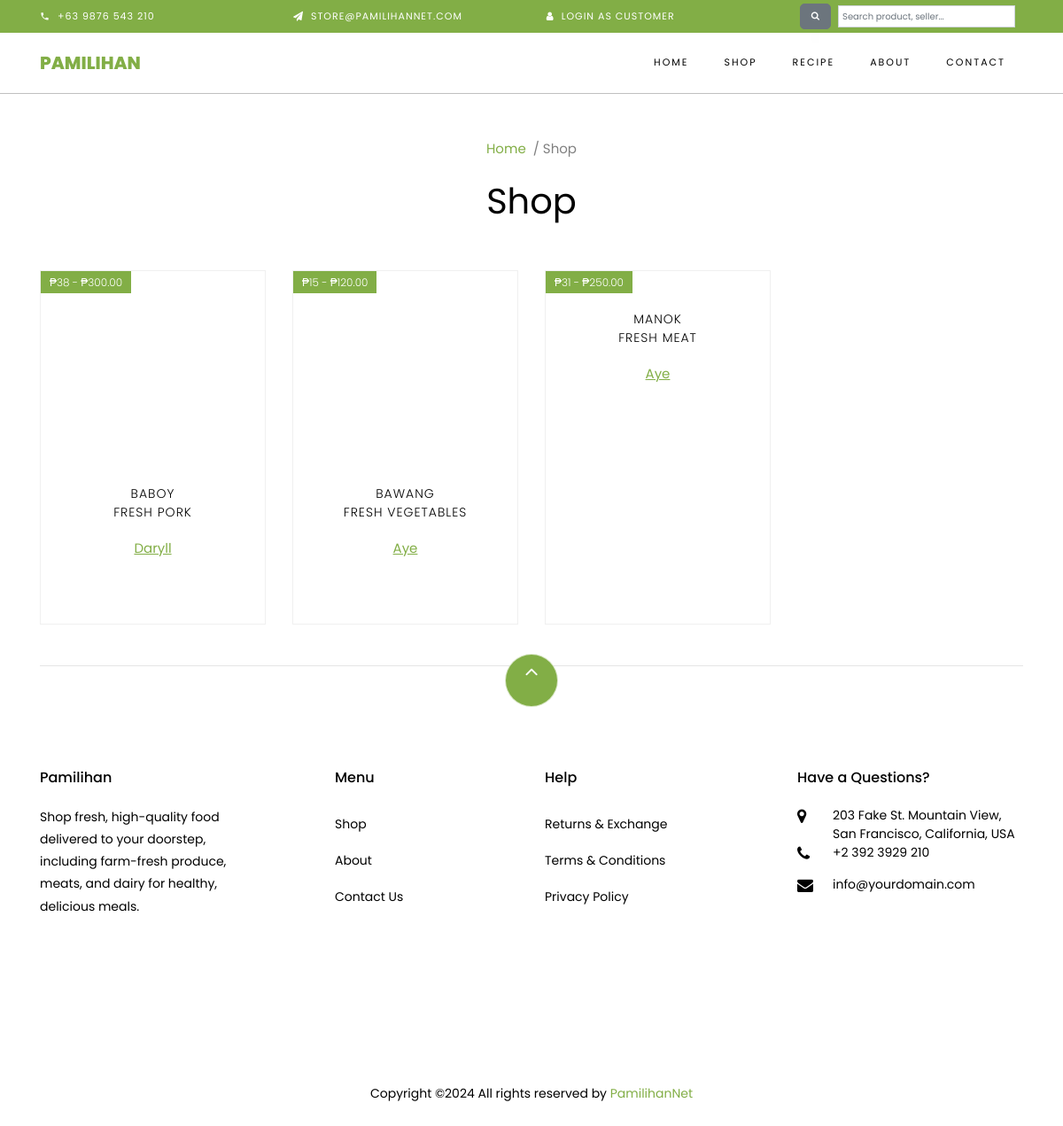
The app's page /shop.php, older data.
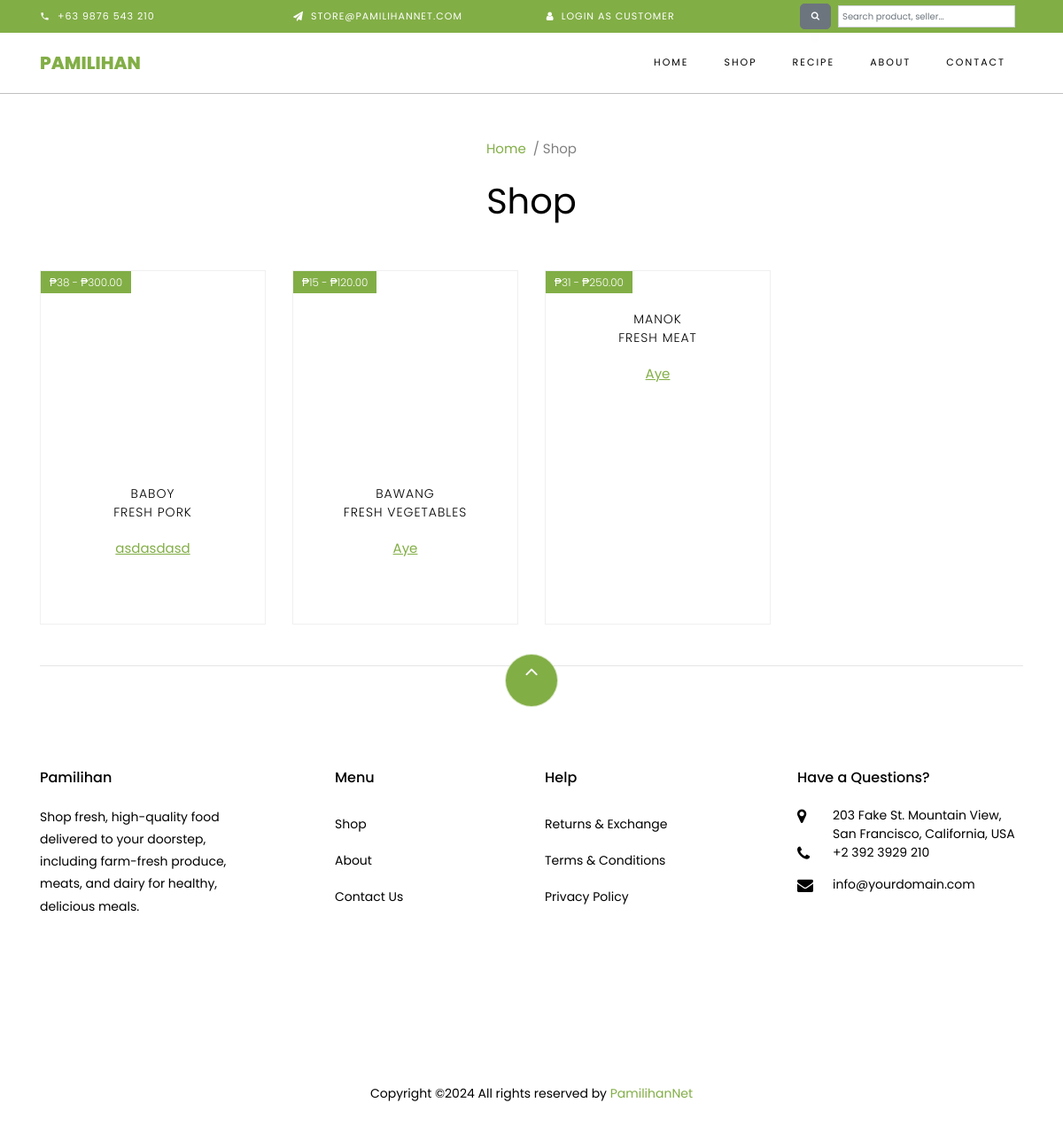
The same page, newer data.
### tables this page shows
CREATE TABLE `tbl_product` (
  `p_id` int(11) NOT NULL,
  `u_id` int(11) NOT NULL,
  `p_name` varchar(255) NOT NULL,
  `p_retail` varchar(10) NOT NULL,
  `p_wholesale` varchar(10) NOT NULL,
  `p_w_confirm` tinyint(1) NOT NULL,
  `nearly_expiration` int(11) NOT NULL,
  `critical_level` int(11) NOT NULL,
  `stocks_reorder` int(11) NOT NULL,
  `p_old_price` varchar(10) NOT NULL,
  `p_current_price` varchar(10) NOT NULL,
  `p_qty` int(11) NOT NULL,
  `p_featured_photo` varchar(255) NOT NULL,
  `p_description` text NOT NULL,
  `p_short_description` text NOT NULL,
  `p_feature` text NOT NULL,
  `p_condition` text NOT NULL,
  `p_return_policy` text NOT NULL,
  `p_total_view` int(11) NOT NULL,
  `p_is_featured` int(11) NOT NULL,
  `p_is_active` int(11) NOT NULL,
  `ecat_id` int(11) NOT NULL
);

### system/inc/class.php (called while the page is built, shortened)
<?php
class CustomizeClass{
    public function fetchData($conn, $query, $param = []){
        try{
            $q = $conn->prepare($query);
            if(!empty($param)){
                foreach($param as $key => $val){
                    $q->bindValue($key, $val, PDO::PARAM_STR);
                }
            }
            $q->execute();
            if($q->rowCount() > 0){
                $res = $q->fetchAll(PDO::FETCH_ASSOC);
                return $res;
            }else{
                return false;
            }
        }catch(PDOException $e){
            return false;
        }
    }
}
?>

### system/inc/config.php (called while the page is built, shortened)
<?php
$php = '&#8369;';

### shop.php (the view, shortened to what this page needs)
<?php include_once('header.php');  ?>
	<div class="container mt-5 mb-5">
        <div class="row no-gutters slider-text align-items-center justify-content-center">
          	<div class="col-md-9 ftco-animate text-center">
          		<p class="breadcrumbs"><span class="mr-2"><a href="index.php">Home</a></span>/ <span>Shop</span></p>
            	<h1 class="mb-0 bread">Shop</h1>
          	</div>
        </div>
    </div>
	<?php
	if(!isset($_GET['keyword']) && !isset($_GET['type']) && !isset($_GET['category']) && !isset($_GET['sub_category']) && !isset($_GET['sort_by'])){
		$sqlProduct = "SELECT DISTINCT s.business_title, inv.stock_in AS qty, p.* FROM tbl_product p JOIN tbl_seller s ON p.u_id=s.user_id JOIN tbl_inventory inv ON p.p_id=inv.p_id WHERE inv.stock_status='Available' AND p.p_is_featured='1' AND p.p_is_active='1' ORDER BY p.p_name ASC";
		$prod = $c->fetchData($pdo, $sqlProduct);
	}
	?>
    <section>
    	<div class="container">
    		<div class="row align-items-end">
				<?php
				if($prod != false){
					foreach($prod as $row){
						$sq20 = "SELECT MAX(s.size_value) AS highestValue FROM tbl_product_size ps LEFT JOIN tbl_size s ON ps.size_id=s.size_id WHERE ps.p_id = :pid";
						$p10 = [
							":pid"	=>	$row['p_id']
						];
						$res10 = $c->fetchData($pdo, $sq20, $p10);
						$showMinPrice = "";
						if($res10){
							foreach($res10 as $hV){
								if($hV['highestValue'] == ""){
									$hV['highestValue'] = 1;
								}else{
									$minPrice = $row['p_retail'] / $hV['highestValue'];
									$showMinPrice = $php.number_format($minPrice).' - ';
								}
							}
						}
						?>
						<div class="col-md-6 col-lg-3 ftco-animate">
							<div class="product" style="height: 400px !important;">
								<a href="product-single.php?id=<?php echo $row['p_id'];?>" class="img-prod">
									<span class="status"><?= $showMinPrice; ?><?php echo $php;?><span><?php echo number_format($row['p_retail'], 2);?></span></span>
								</a>
								<div class="text py-3 pb-4 px-3 text-center">
									<h3><a href="product-single.php?id=<?php echo $row['p_id'];?>"><?php echo $row['p_name'];?> <?php echo $row['p_short_description'];?></a></h3>
									<p><a href="?keyword=<?= $row['business_title'];?>" style="text-decoration: underline;"><?php echo $row['business_title'];?></a></p>
									<div class="pricing">
										<p class="price"><span></span></p><br>
									</div>
								</div>
							</div>
						</div>
						<?php
					}
				}else{
					?>
					<div class="col-md-12">
						<p class="text-danger text-center">No products found.</p>
					</div>
					<?php
				}
				?>
    		</div>
    	</div>
    </section>
	<?php include_once('footer.php');?>

### header.php (shortened to what this page needs)
<?php
include_once("system/inc/config.php");
include_once("system/inc/class.php");
$cur_page = substr($_SERVER["SCRIPT_NAME"],strrpos($_SERVER["SCRIPT_NAME"],"/")+1);
$c = new CustomizeClass();
?>
<!DOCTYPE html>
<html lang="en">
  <head>
    <link rel="stylesheet" href="css/open-iconic-bootstrap.min.css">
    <link rel="stylesheet" href="css/select2.min.css">
    <link rel="stylesheet" href="css/animate.css">
    <link rel="stylesheet" href="css/owl.carousel.min.css">
    <link rel="stylesheet" href="css/owl.theme.default.min.css">
    <link rel="stylesheet" href="css/magnific-popup.css">
    <link rel="stylesheet" href="css/aos.css">
    <link rel="stylesheet" href="css/ionicons.min.css">
    <link rel="stylesheet" href="css/bootstrap-datepicker.css">
    <link rel="stylesheet" href="css/jquery.timepicker.css">
    <link rel="stylesheet" href="https://cdnjs.cloudflare.com/ajax/libs/font-awesome/4.7.0/css/font-awesome.min.css">
    <link rel="stylesheet" href="css/flaticon.css">
    <link rel="stylesheet" href="css/icomoon.css">
    <link rel="stylesheet" href="css/style.css">
    <link rel="stylesheet" href="css/message.css">
  </head>
  <body class="goto-here">
      <div class="py-1 bg-primary">
    	<div class="container">
    		<div class="row no-gutters d-flex align-items-start align-items-center px-md-0">
	    		<div class="col-lg-12 d-block">
		    		<div class="row d-flex">
		    			<div class="col-md pr-4 d-flex topper align-items-center">
					    	<div class="icon mr-2 d-flex justify-content-center align-items-center"><span class="icon-phone2"></span></div>
						    <span class="text">+63 9876 543 210</span>
					    </div>
					    <div class="col-md pr-4 d-flex topper align-items-center">
					    	<div class="icon mr-2 d-flex justify-content-center align-items-center"><span class="icon-paper-plane"></span></div>
						    <span class="text">store@pamilihannet.com</span>
					    </div>
					    <div class="col-md pr-4 d-flex topper align-items-center">
						    <?php
                            if(!isset($_SESSION['customer'])){
                                ?>
                                <div class="icon mr-2 d-flex justify-content-right align-items-center"><span class="icon-user"></span></div>
						                    <span class="text"><a href="login.php" class="text-white">Login as Customer</a></span>
                                <?php
                            }
                            ?>
					    </div>
              <form id="searchProductSeller">
                  <div class="col-md pr-4 d-flex topper align-items-center">
                      <div class="button">
                          <div class="icon mr-2 d-flex justify-content-center align-items center"><button type="submit" class="btn btn-secondary" style="font-size: 10px !important; border-radius: 5px;"><span class="icon-search"></span></button></div>
                      </div>
                      <input type="text" class="form-control px-1 py-1" name="keyword" id="keyword" maxlength="255" required style="height: 25px !important; font-size: 10px !important; width: 200px;" placeholder="Search product, seller...">
                  </div>
              </form>
				    </div>
			    </div>
		    </div>
		  </div>
      </div>
      <nav class="navbar navbar-expand-lg navbar-dark ftco_navbar bg-dark ftco-navbar-light" id="ftco-navbar" style="border-bottom: 0.5px solid silver;">
	    <div class="container">
	      <a class="navbar-brand" href="./">Pamilihan</a>
	      <div class="collapse navbar-collapse" id="ftco-nav">
	        <ul class="navbar-nav ml-auto">
	          <li class="nav-item <?php if($cur_page == "index.php"){ echo "active"; }?>"><a href="index.php" class="nav-link">Home</a></li>
			      <li class="nav-item <?php if($cur_page == "shop.php" || $cur_page == "product-singe.php"){ echo "active"; }?>"><a href="shop.php" class="nav-link">Shop</a></li>
            <li class="nav-item <?php if($cur_page == "recipe.php" || $cur_page == "recipe-singe.php"){ echo "active"; }?>"><a href="recipe.php" class="nav-link">Recipe</a></li>
	          <li class="nav-item <?php if($cur_page == "about.php"){ echo "active"; }?>"><a href="about.php" class="nav-link">About</a></li>
	          <li class="nav-item <?php if($cur_page == "contact.php"){ echo "active"; }?>"><a href="contact.php" class="nav-link">Contact</a></li>
	        </ul>
	      </div>
	    </div>
	  </nav>

### footer.php (shortened to what this page needs)
    <footer class="ftco-footer ftco-section">
      <div class="container">
      	<div class="row">
      		<div class="mouse">
						<a href="#" class="mouse-icon">
							<div class="mouse-wheel"><span class="ion-ios-arrow-up"></span></div>
						</a>
					</div>
      	</div>
        <div class="row mb-5">
          <div class="col-md">
            <div class="ftco-footer-widget mb-4">
              <h2 class="ftco-heading-2">Pamilihan</h2>
              <p>Shop fresh, high-quality food delivered to your doorstep, including farm-fresh produce, meats, and dairy for healthy, delicious meals.</p>
              <ul class="ftco-footer-social list-unstyled float-md-left float-lft mt-5">
              </ul>
            </div>
          </div>
          <div class="col-md">
            <div class="ftco-footer-widget mb-4 ml-md-5">
              <h2 class="ftco-heading-2">Menu</h2>
              <ul class="list-unstyled">
                <li><a href="shop.php" class="py-2 d-block">Shop</a></li>
                <li><a href="about.php" class="py-2 d-block">About</a></li>
                <li><a href="contact.php" class="py-2 d-block">Contact Us</a></li>
              </ul>
            </div>
          </div>
          <div class="col-md">
             <div class="ftco-footer-widget mb-4">
              <h2 class="ftco-heading-2">Help</h2>
              <div class="d-flex">
	              <ul class="list-unstyled mr-l-5 pr-l-3 mr-4">
	                <li><a href="#" class="py-2 d-block">Returns &amp; Exchange</a></li>
	                <li><a href="#" class="py-2 d-block">Terms &amp; Conditions</a></li>
	                <li><a href="#" class="py-2 d-block">Privacy Policy</a></li>
	              </ul>
	            </div>
            </div>
          </div>
          <div class="col-md">
            <div class="ftco-footer-widget mb-4">
            	<h2 class="ftco-heading-2">Have a Questions?</h2>
            	<div class="block-23 mb-3">
	              <ul>
	                <li><span class="icon icon-map-marker"></span><span class="text">203 Fake St. Mountain View, San Francisco, California, USA</span></li>
	                <li><a href="#"><span class="icon icon-phone"></span><span class="text">+2 392 3929 210</span></a></li>
	                <li><a href="#"><span class="icon icon-envelope"></span><span class="text">info@yourdomain.com</span></a></li>
	              </ul>
	            </div>
            </div>
          </div>
        </div>
        <div class="row">
          <div class="col-md-12 text-center">
						  Copyright &copy;2024  All rights reserved by <a href="./">PamilihanNet</a>
          </div>
        </div>
      </div>
    </footer>
</body>
</html>

### css/icomoon.css (style rules this page uses)
[class^="icon-"], [class*=" icon-"] { font-family: 'icomoon' !important; speak: none; font-style: normal; font-weight: normal; font-variant: normal; text-transform: none; line-height: 1; -webkit-font-smoothing: antialiased; -moz-osx-font-smoothing: grayscale; }
.icon-search:before { content: "\f002"; }
.icon-user:before { content: "\f007"; }
.icon-map-marker:before { content: "\f041"; }
.icon-phone:before { content: "\f095"; }
.icon-envelope:before { content: "\f0e0"; }
.icon-paper-plane:before { content: "\f1d8"; }
.icon-phone2:before { content: "\e0cd"; }

Row changes from the older to the newer data that the page shows:
changed tbl_product "BABOY": business_title "Daryll" → "asdasdasd"
